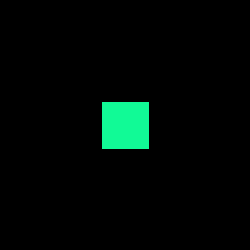
Frame 1 (no input)
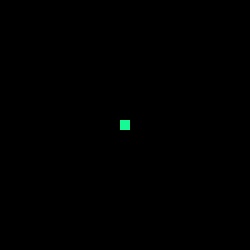
Frame 60 (the mouse pressed at the canvas centre just before this capture)
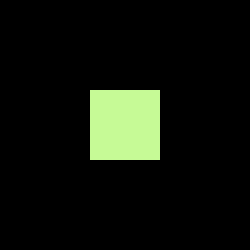
Frame 120 (the mouse held since frame 60 and released just before this capture)

The Processing sketch that drew these frames (run headless with seeded random() and noise(); from frame 60 on, the mouse is pressed at the canvas centre):

// Processing sketch: processing_53218
// ── processing_53218.pde

//Loop, Emerge, Decay

//defining variable(g)
float g =1;

//defining the loop value
float j;
 
void setup(){
  size(250, 250);
  background(0);
  smooth();

}
 
void draw(){
  //speed of loop colors / rectangles / frame rate on screen...
  frameRate(155);
  
   //rectangles are being made
   for(j=1.0; j>-50; j-=1){
   growing_shape(g+j*1);
   }
   
   //the rate the rects are being expanded
  g+=1;
  
 if (g>260){
   
   background(0);
   
   g=-50.0;
    
 }
}
void growing_shape(float g){
  
    //rectangle starts from the centre
    rectMode(CENTER);
    rect(125, 125, g, g);

  //colour of rectangles
  fill(random(250), 250, 150);
  

}               
